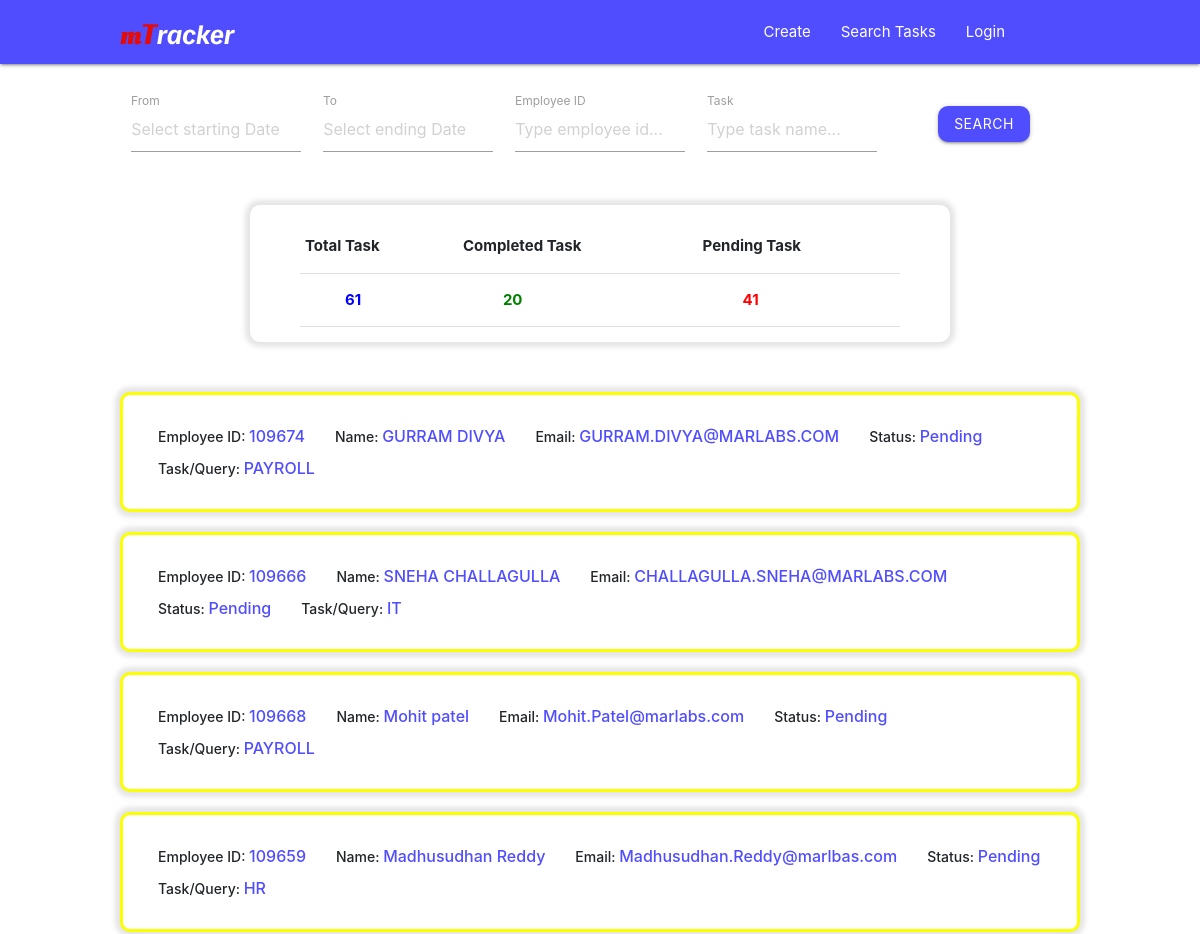
The app's page /search/ (upper part), older data.
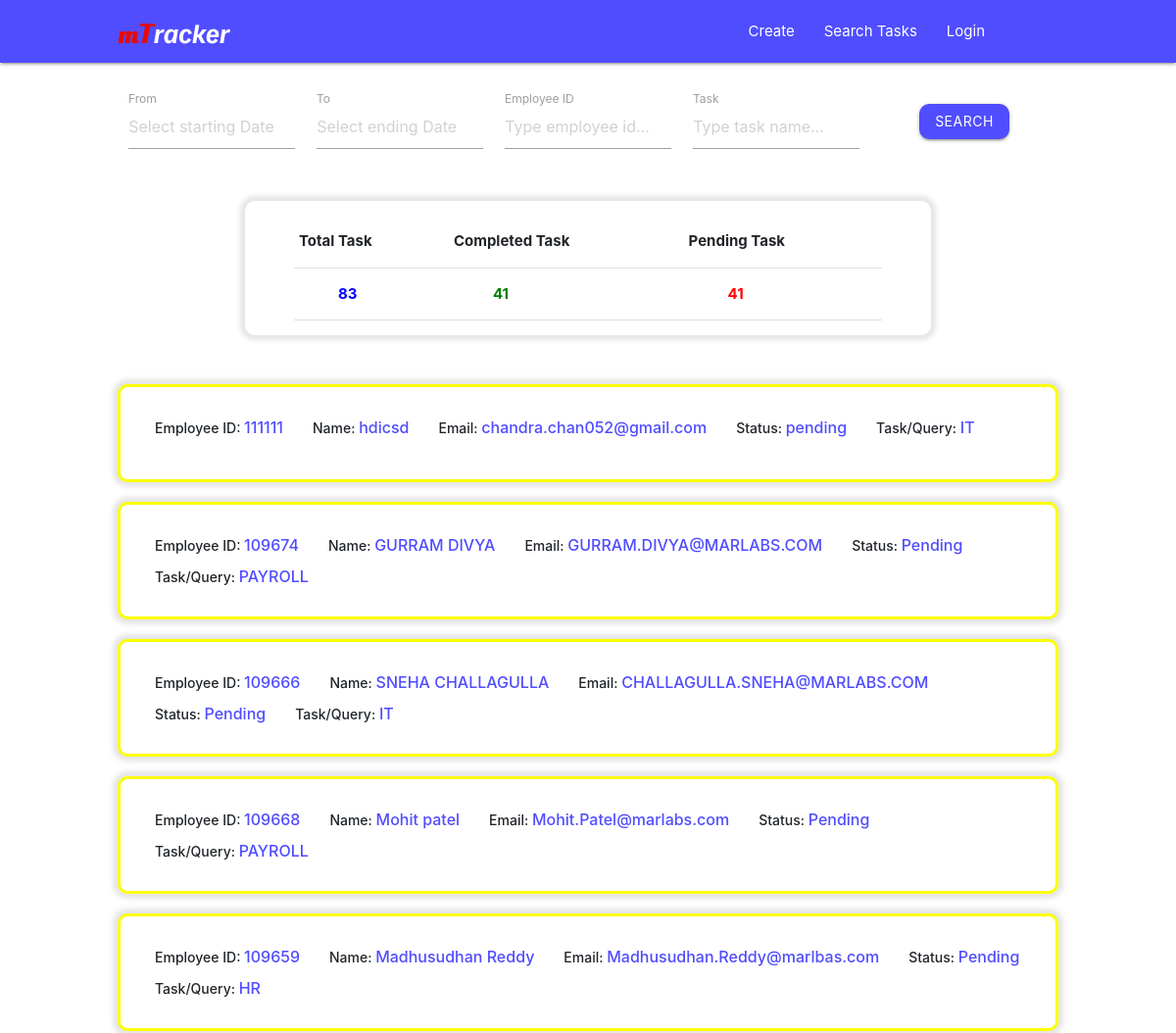
The same page, newer data.
### taskData/models.py (models this page shows)
class TaskData(models.Model):
    empid = models.TextField(max_length=20)
    empname = models.TextField(max_length=50)
    empemail = models.TextField(max_length=50)
    taskname = models.TextField(max_length=100)
    duedate = models.TextField(max_length=20)
    taskstatus = models.TextField(max_length=15)
    tasksummary = models.TextField(max_length=500)
    createdon = models.DateField()

### mtracker/views.py (the view, shortened to what this page needs)
# urls.py: path('search/', views.search, name='search'),
def search(request):
    totaltask = TaskData.objects.all().count()
    completedtask = TaskData.objects.filter(taskstatus='Completed').count()
    pendingtask = TaskData.objects.filter(taskstatus='Pending').count()
    taskData = TaskData.objects.filter().exclude(taskstatus='Completed').order_by('-id')
    context = {
        "totaltask":totaltask,
        "completedtask":completedtask,
        "pendingtask":pendingtask,
        "taskData":taskData,
        }
    return render(request, "search.html", context=context)

### templates/search.html (shortened to what this page needs)
{% extends 'base.html' %}
        {% block body %}
    <center>
        <div class="search-tab-container">
    <div class="all-tasks-container">
        <center>
            <form action="{% url 'search' %}" method="post">
            <div class="task-search row">
                <div class="input-field col l3 m5 s10">
                    <label>From</label>
                    <input placeholder="Select starting Date" type="text" class="datepicker" name="fromdate" >
                </div>
                <div class="input-field col l3 m5 s10">
                    <label>To</label>
                    <input placeholder="Select ending Date" type="text" class="datepicker" name="todate"  >
                </div>
                <div class="input-field col l3 m5 s10">
                    <label>Employee ID</label>
                    <input class="col" type="text" placeholder="Type employee id..." name="empid" >
                </div>
                <div class="input-field col l3 m5 s10">
                    <label>Task</label>
                    <input class="col" type="text" placeholder="Type task name..." name="task" >
                </div>
                <div class="input-field col l12 m12 s12">
                    <button class="btn search-btn waves-effect waves-light" onclick="">Search</button>
                </div>
            </div>
        </form>
        </center>
        <div class="row">
            <center>
                <div class="row">
                    <center>
                        <div class="profile-details-card z-depth-3 task-card collapsible">
                            <center>
                            <table>
                                <tr>
                                    <th >Total Task</th>
                                    <th>Completed Task</th>
                                    <th>Pending Task</th>
                                </tr>
                            <tr>
                                <td><a href="{% url 'search' %}" style="color:blue; font-weight: bold; padding-left: 40px;">{{totaltask}}</a></td>
                                <td><a href="{% url 'search' %}" style="color:green; font-weight: bold; padding-left: 40px;">{{completedtask}}</a></td>
                                <td><a href="{% url 'search' %}" style="color:red; font-weight: bold; padding-left: 40px;">{{pendingtask}}</a></td>
                            </tr>
                            </table>
                        </center>
                        </div>
                    </center>
                        <br>
                </div>
            </center>
        </div>
        <div>
            <ul class="collapsible">
                {% for data in taskData %}
                <li class="task-card pending">
                    <div class="collapsible-header">
                        <div class="employee-info">
                            <div class="">Employee ID: <span>{{data.empid}}</span></div>
                            <div class="">Name: <span>{{data.empname}}</span></div>
                            <div class="">Email: <span>{{data.empemail}}</span></div>
                            <div class="">Status: <span>{{data.taskstatus}}</span></div>
                            <div>Task/Query: <span>{{data.taskname}}</span></div>
                        </div>
                    </div>
                </li>
                {% endfor %}
                <br>
            </ul>
        </div>
    </div>
{% endblock %}

Row changes from the older to the newer data that the page shows:
added TaskData: empid "111111", empname "hdicsd", empemail "chandra.chan052@gmail.com", taskstatus "pending", taskname "IT"
Text that changed along with them:
{{ totaltask }}: "61" → "83"
{{ completedtask }}: "20" → "41"
